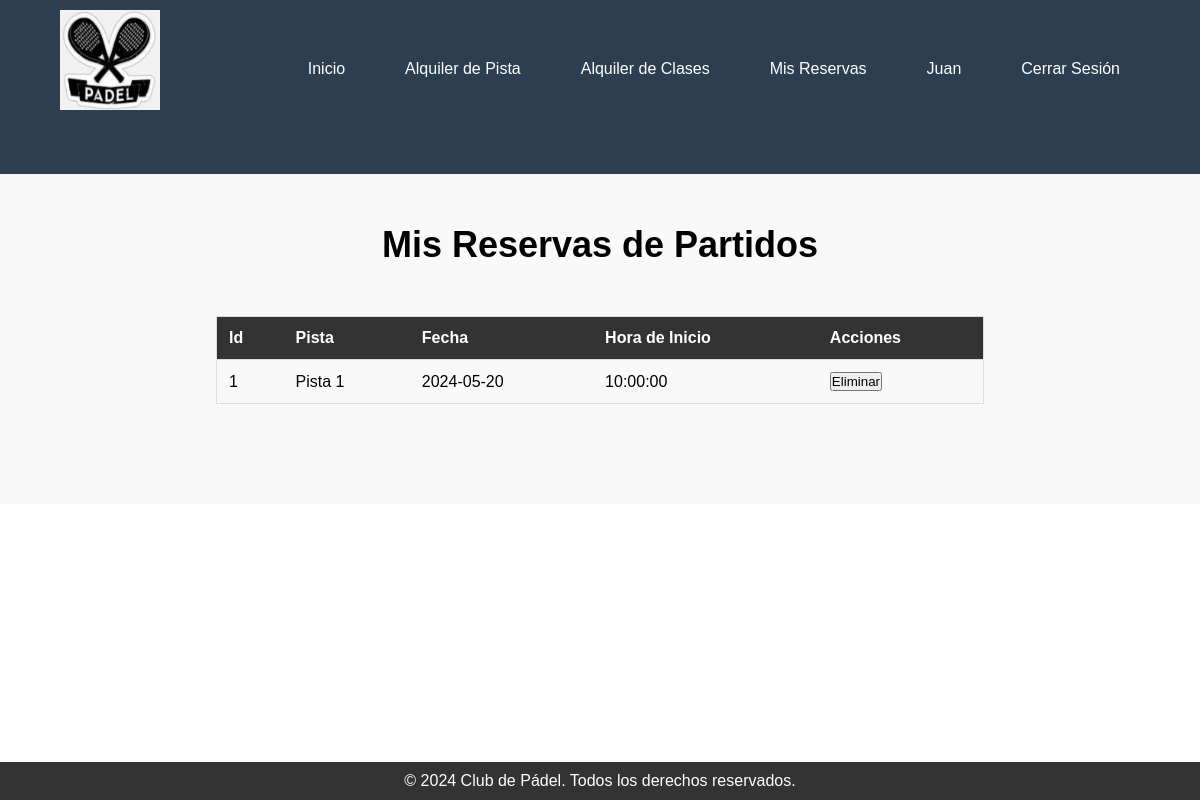
/mis_reservas.php (signed in), run on the app's committed database.
### tables this page shows
CREATE TABLE Partido (
    id_partido INT PRIMARY KEY AUTO_INCREMENT,
    fecha DATE,
    hora_inicio TIME,
    id_usuario INT,
    id_pista INT,
    FOREIGN KEY (id_usuario) REFERENCES Usuario(id_usuario),
    FOREIGN KEY (id_pista) REFERENCES Pista(id_pista)
);

CREATE TABLE Pista (
    id_pista INT PRIMARY KEY AUTO_INCREMENT,
    nombre VARCHAR(50)
);

### mis_reservas.php (the view, shortened to what this page needs)
<?php
require_once 'config.php';
$sql = "SELECT Partido.id_partido , Pista.nombre AS pista_nombre, Partido.fecha, Partido.hora_inicio
        FROM Partido
        INNER JOIN Pista ON Partido.id_pista = Pista.id_pista
        WHERE Partido.id_usuario = ?";
$stmt = $conn->prepare($sql);
$stmt->bind_param("i", $_SESSION['id_usuario']);
$stmt->execute();
$result = $stmt->get_result();
$reservas_partidos = array();
if ($result->num_rows > 0) {
    while ($row = $result->fetch_assoc()) {
        $reservas_partidos[] = $row;
    }
}
?>
<!DOCTYPE html>
<html lang="es">
<head>
    <link rel="stylesheet" href="style.css">
</head>
<body>
    <header>
        <div class="container">
            <div class="logo"><img class="logoImagen" src="./img/logo.png" alt="Logo del club"></div>
            <nav>
                <ul>
                    <li><a href="index.php">Inicio</a></li>
                    <li><a href="alquiler.php">Alquiler de Pista</a></li>
                    <li><a href="#">Alquiler de Clases</a></li>
                    <li><a href="mis_reservas.php">Mis Reservas</a></li>
                    <li><a href="#"><?php echo htmlspecialchars($_SESSION['nombre']); ?></a></li>
                    <li><a href="logout.php">Cerrar Sesión</a></li>
                </ul>
            </nav>
        </div>
    </header>
    <main>
        <section class="reservas pista-rental">
            <div class="container">
                <h1>Mis Reservas de Partidos</h1>
                <div class="table-container">
                    <?php if (!empty($reservas_partidos)): ?>
                    <table>
                        <thead>
                            <tr>
                                <th>Id</th>
                                <th>Pista</th>
                                <th>Fecha</th>
                                <th>Hora de Inicio</th>
                                <th>Acciones</th>
                            </tr>
                        </thead>
                        <tbody>
                            <?php foreach ($reservas_partidos as $reserva): ?>
                            <tr>
                                <td><?php echo htmlspecialchars($reserva['id_partido']); ?></td>
                                <td><?php echo htmlspecialchars($reserva['pista_nombre']); ?></td>
                                <td><?php echo htmlspecialchars($reserva['fecha']); ?></td>
                                <td><?php echo htmlspecialchars($reserva['hora_inicio']); ?></td>
                                <td>
                                <form method="POST" action="eliminar_reserva.php" onsubmit="return confirm('¿Estás seguro de que deseas eliminar esta reserva?')">
                                        <button type="submit">Eliminar</button>
                                    </form>
                                </td>
                            </tr>
                            <?php endforeach; ?>
                        </tbody>
                    </table>
                    <?php else: ?>
                    <p>No tienes reservas de partidos.</p>
                    <?php endif; ?>
                </div>
            </div>
        </section>
    </main>
    <footer>
        <div class="container">
            <p>&copy; 2024 Club de Pádel. Todos los derechos reservados.</p>
        </div>
    </footer>
</body>
</html>

### style.css (style rules this page uses)
* { margin: 0; padding: 0; box-sizing: border-box; }
body, html { height: 100%; }
body { display: flex; flex-direction: column; min-height: 100vh; }
main { flex: 1; }
header, footer { background-color: #333; color: #fff; padding: 10px 0; }
header .container, footer .container { width: 90%; margin: 0 auto; }
nav ul { list-style: none; display: flex; justify-content: space-around; }
nav ul li a { color: #fff; text-decoration: none; padding: 10px 20px; border-radius: 5px; transition: background-color 0.3s; }
.container { width: 90%; margin: 20px auto; }
footer { text-align: center; }
body { font-family: Arial, sans-serif; margin: 0; padding: 0; }
.container { width: 80%; margin: 0 auto; }
header { background-color: #333; color: #fff; padding: 60px 0; position: relative; }
.logo { float: left; margin-top: -50px; }
nav { float: right; }
nav ul { list-style: none; margin: 0; padding: 0; }
nav ul li { display: inline-block; margin-left: 20px; vertical-align: middle; }
nav ul li a { color: #fff; text-decoration: none; }
.logoImagen { width: 100px; height: 100px; }
footer { background-color: #333; color: #fff; text-align: center; padding: 10px 0; }
header { background-color: #2c3e50; color: #fff; padding: 60px 0; position: relative; }
.pista-rental { padding: 50px 0; text-align: center; background-color: #f9f9f9; }
.pista-rental h1 { font-size: 36px; margin-bottom: 20px; }
h1 { margin-top: 0; text-align: center; }
.table-container { margin: 50px auto; width: 80%; }
table { width: 100%; border-collapse: collapse; border: 1px solid #ddd; }
table th, table td { padding: 12px; text-align: left; border-bottom: 1px solid #ddd; }
table th { background-color: #333; color: #fff; }

### data on the page
partido: id_partido "1", id_pista.nombre "Pista 1", fecha "2024-05-20", hora_inicio "10:00:00"

### other printed values
$_SESSION['nombre'] "Juan"
